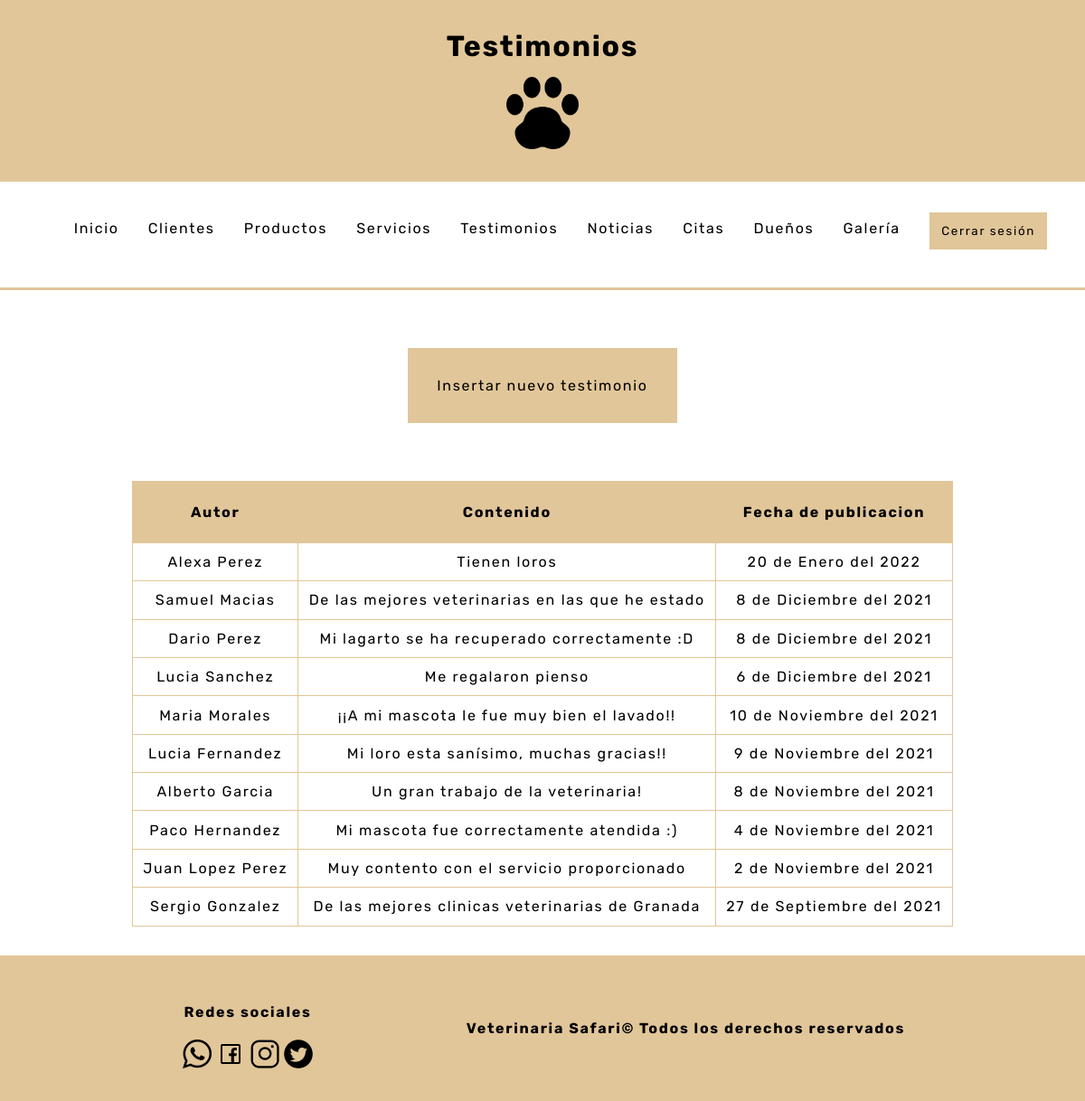
The app's page /php/paginas/testimonios.php (signed in) with its own data.
### tables this page shows
CREATE TABLE `testimonio` (
  `id` int(11) NOT NULL,
  `autor` varchar(20) NOT NULL,
  `contenido` varchar(80) NOT NULL,
  `fecha_publicacion` date NOT NULL
);

### php/paginas/testimonios.php (the view, shortened to what this page needs)
<!DOCTYPE html>
<html lang="es">
<head>
    <link rel="stylesheet" href="../../css/styles.css">
</head>
<body>
    <?php
        require_once("../funciones.php");
        echo mostrarCabecera("Testimonios","../../index.php","../../img/huella.png");
    ?>
    <header>
        <?php
            echo mostrarNavAdmin("../../index.php","clientes.php","productos.php","servicios.php","testimonios.php","noticias.php","citas.php","dueños.php","galeria.php");
        ?>
    </header>
    <main>
        <div id="contenedor">
            <div class="insertar_datos">
                <div>
                    <a href="../insertar/insertar_testimonio.php">Insertar nuevo testimonio</a>
                </div>
            </div>
            <div id="contenedorTes">
                <table id="tablas_mostrar">
                    <tr id="cabecera_tabla">
                        <td>Autor</td>
                        <td>Contenido</td>
                        <td>Fecha de publicacion</td>
                    </tr>
                    <?php
                        $conex = conectarServidor();
                        $mostrarTes = $conex->query("select *
                                                     from testimonio
                                                     order by fecha_publicacion desc");
                        while($fila = $mostrarTes->fetch_array(MYSQLI_ASSOC)){
                            $fecha = explode("-",$fila["fecha_publicacion"]);
                            $dia = ltrim($fecha[2],"0");
                            $mes = mostrarMes($fecha[1]);
                            echo "<tr>
                                    <td>$fila[autor]</td>
                                    <td>$fila[contenido]</td>
                                    <td>$dia de $mes del $fecha[0]</td>
                                  </tr>";
                        }
                    ?>
                </table>
            </div>
        </div>
    </main>
    <footer>
        <?php
            echo mostrarFooter('../../img/whatsapp.png','../../img/face.png','../../img/insta.png','../../img/tw.png');
        ?>
    </footer>
</body>
</html>

### css/styles.css (style rules this page uses)
* { font-family: 'Rubik', sans-serif; letter-spacing: 1.7px; }
body { margin: 0; }
#contenedor { margin: 0; max-width: 100%; align-items: center; justify-content: center; display: block; }
header { position: sticky; top: 0px; z-index: 1000000; }
a { text-decoration: none; color: black; }
footer { background-color: #e1c699; padding: 2em; display: flex; align-items: center; justify-content: space-evenly; }
.insertar_datos { margin-top: 2em; padding: 2em; display: flex; justify-content: space-evenly; }
.insertar_datos>div { padding: 2em; background-color: #e1c699; }
#contenedor_clientes, #contenedorPro, #contenedorSer, #contenedorTes, #contenedor_calendario { display: flex; justify-content: center; margin-top: 2em; margin-bottom: 2em; }
#tablas_mostrar { text-align: center; }
table { border-collapse: collapse; }
td,td { border: 1px solid #e1c699; padding: 0.7em; }
#cabecera_tabla>td { background-color: #e1c699; font-weight: bold; padding: 1.5em; }

### records on screen
testimonio: autor "Alexa Perez", contenido "Tienen loros", fecha_publicacion "20", fecha_publicacion "Enero", fecha_publicacion "2022"
testimonio: autor "Samuel Macias", contenido "De las mejores veterinarias en las que he estado", fecha_publicacion "8", fecha_publicacion "Diciembre", fecha_publicacion "2021"
testimonio: autor "Dario Perez", contenido "Mi lagarto se ha recuperado correctamente :D", fecha_publicacion "8", fecha_publicacion "Diciembre", fecha_publicacion "2021"
testimonio: autor "Lucia Sanchez", contenido "Me regalaron pienso", fecha_publicacion "6", fecha_publicacion "Diciembre", fecha_publicacion "2021"
testimonio: autor "Maria Morales", contenido "¡¡A mi mascota le fue muy bien el lavado!!", fecha_publicacion "10", fecha_publicacion "Noviembre", fecha_publicacion "2021"
testimonio: autor "Lucia Fernandez", contenido "Mi loro esta sanísimo, muchas gracias!!", fecha_publicacion "9", fecha_publicacion "Noviembre", fecha_publicacion "2021"
testimonio: autor "Alberto Garcia", contenido "Un gran trabajo de la veterinaria!", fecha_publicacion "8", fecha_publicacion "Noviembre", fecha_publicacion "2021"
testimonio: autor "Paco Hernandez", contenido "Mi mascota fue correctamente atendida :)", fecha_publicacion "4", fecha_publicacion "Noviembre", fecha_publicacion "2021"
testimonio: autor "Juan Lopez Perez", contenido "Muy contento con el servicio proporcionado", fecha_publicacion "2", fecha_publicacion "Noviembre", fecha_publicacion "2021"
testimonio: autor "Sergio Gonzalez", contenido "De las mejores clinicas veterinarias de Granada", fecha_publicacion "27", fecha_publicacion "Septiembre", fecha_publicacion "2021"

### other values on screen
$nombre_pagina "Testimonios"
